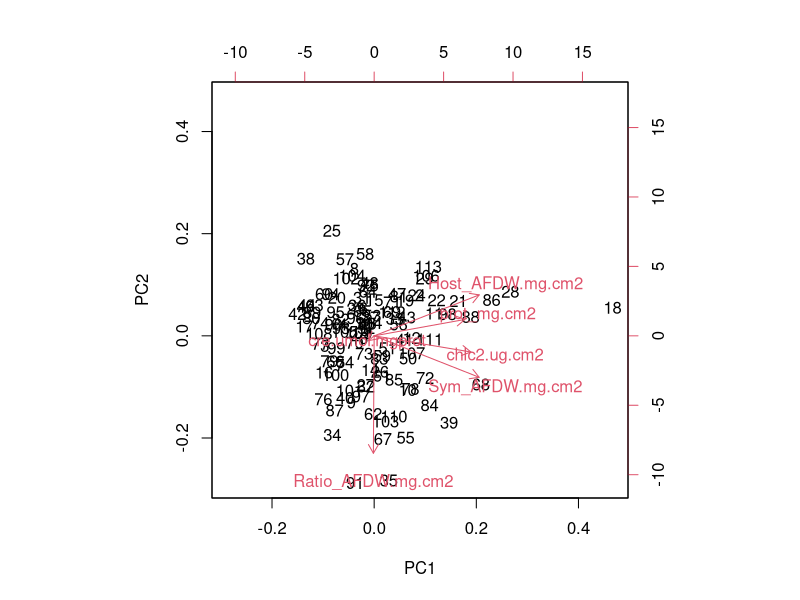
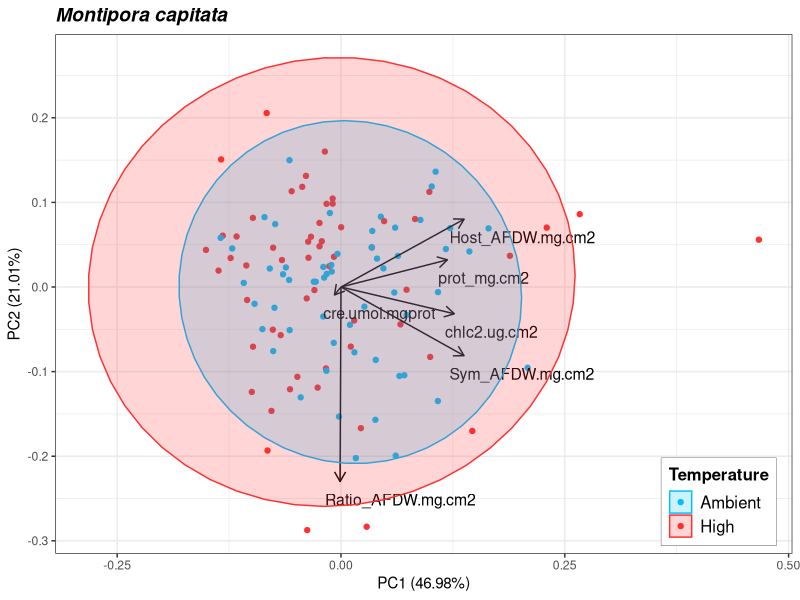
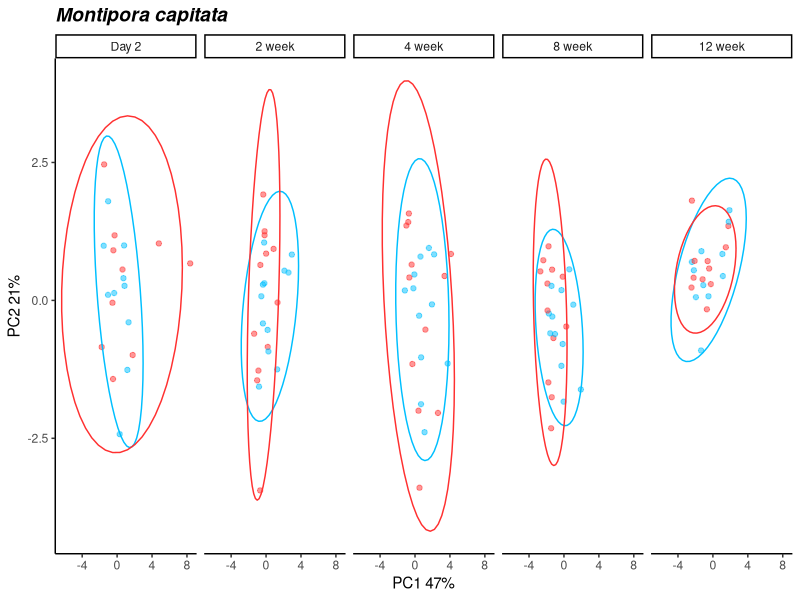
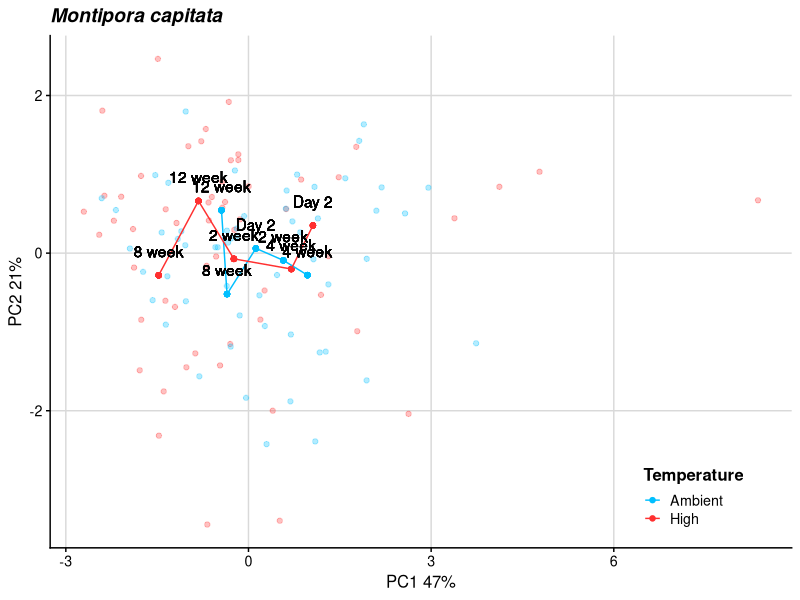
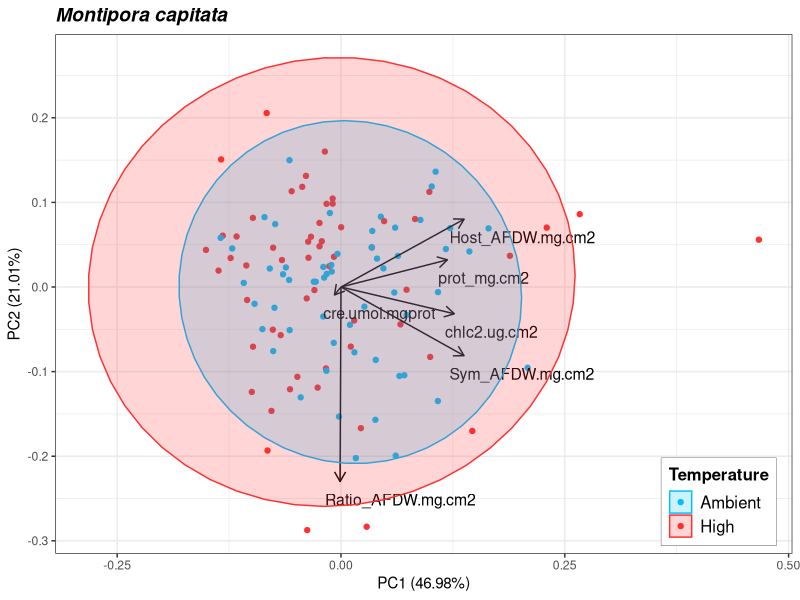
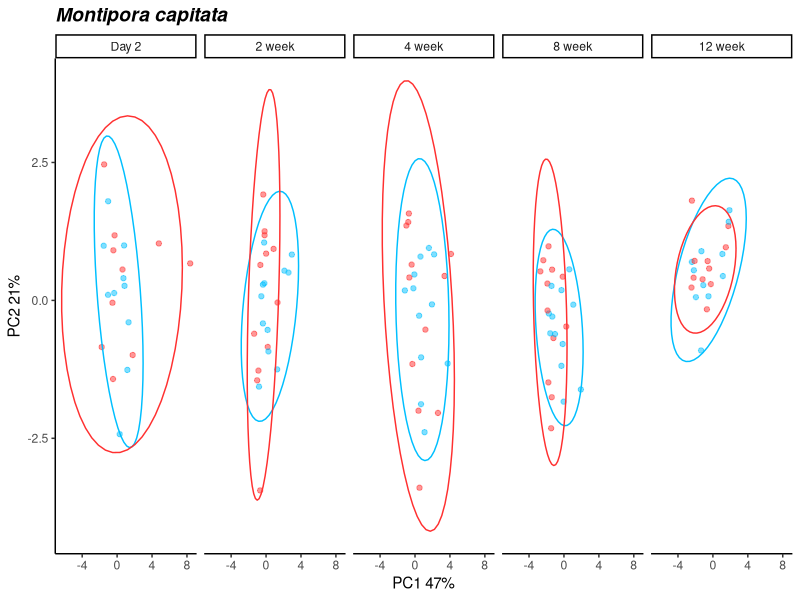

Reproduce these figures in R, in order. (Note: this script raises an error after producing the figures.)
# set working directory and load necessary packages
library(vegan)
library(tidyverse)
library(reshape2)
#library(ggbiplot)
library(broom)  # devtools::install_github("tidymodels/broom")
library(cowplot)
library(ggpubr)
library(ggfortify)
library(ggrepel)
library(gridExtra)

# set seed
set.seed(54321)

# import data
data <- read.csv("Output/results_physiology.csv") %>% #read in file
  select(-Pnet_umol.cm2.hr, -Rdark_umol.cm2.hr, -Pgross_umol.cm2.hr, -chla.ug.cm2) %>% na.omit() %>%
  filter(Timepoint=="Day 2"| Timepoint== "2 week"| Timepoint== "4 week" | Timepoint== "8 week" | Timepoint== "12 week")
data$Timepoint <- factor(data$Timepoint, levels = c("Day 2", "2 week", "4 week", "8 week", "12 week"))

cols <- c("lightblue", "red")

unique(data$Phase) # checking that all three phases are present

M.data <- data %>% filter(Species=="Mcapitata") %>% select(c(10:15))
P.data <- data %>% filter(Species=="Pacuta") %>% select(c(10:15))

#Identify Factors 
Mcap.info <- data %>% filter(Species=="Mcapitata") %>% select(c(1:9,16))
Pact.info <-  data %>% filter(Species=="Pacuta") %>% select(c(1:9,16))

#Scale and center datasets
Mcap.data.scaled <- scale(M.data, center = T, scale = T) # scaled variables
Pact.data.scaled <- scale(P.data, center = T, scale = T) # scaled variables

### Mcap
#PCA
Mcap.pca.out <- prcomp(Mcap.data.scaled, center=FALSE, scale=FALSE) #run PCA
M.summary <- summary(Mcap.pca.out); M.summary #view results
biplot(Mcap.pca.out) #plot results

# PERMANOVA
Mcap.mod <- adonis2(Mcap.data.scaled ~ Temperature * CO2 * Timepoint, data = Mcap.info, method = "euclidian"); Mcap.mod # PERMANOVA


## Biplot 
Mcap.biplot <- autoplot(Mcap.pca.out, data = Mcap.info, colour = 'Temperature', 
                       loadings = TRUE, loadings.colour = 'black', frame=TRUE, frame.type = 'norm',
                       loadings.label = TRUE, loadings.label.size = 4, loadings.label.colour = 'black', repel=TRUE,
                       loadings.label.vjust=2, loadings.label.hjust=0.1) +
  scale_color_manual(values = c("deepskyblue", "firebrick1"), aesthetics = c("colour", "fill")) +
  theme_bw() + ggtitle("Montipora capitata") + 
  theme(plot.title = element_text(face = 'bold.italic', size = 14, hjust = 0)) + 
  theme(legend.title = element_text(size=12, face="bold")) + 
  theme(legend.text = element_text(size=12)) +
  theme(legend.position = c(0.9, 0.1)) + 
  theme(legend.background = element_rect(size=0.1, linetype="solid", colour ="black")); Mcap.biplot

ggsave(file="Output/Final_Figures/CSP-PCA-Mcap.png", Mcap.biplot, width = 6, height = 5, units = c("in"))

# Mcap.pca.out %>%
#   augment(M.data) %>% # add original dataset back in
#   ggplot(aes(.fittedPC1, .fittedPC2, color = Temperature)) + 
#   geom_point(size = 1.5) +
#   theme_half_open(12) + background_grid()+
#   stat_ellipse() +
#   facet_grid(cols=vars(Phase))+
#   xlab("PC1 48%") + ylab("PC2 18%")

Mcapitata.plot <- Mcap.pca.out %>%
  augment(Mcap.info) %>% # add original dataset back in
  ggplot(aes(.fittedPC1, .fittedPC2, color = Temperature)) + 
  geom_point(size = 1.5, alpha=0.5) +
  theme_half_open(12) + background_grid()+
  stat_ellipse() +
  theme_classic() +
  ggtitle("Montipora capitata") + 
  facet_grid(cols=vars(Timepoint)) +
  theme(plot.title = element_text(face = 'bold.italic', size = 14, hjust = 0)) +
  theme(legend.title = element_text(size=12, face="bold"), legend.position = "none") +
  scale_color_manual(values = c("deepskyblue", "firebrick1"), aesthetics = c("colour")) +
  xlab("PC1 47%") + ylab("PC2 21%"); Mcapitata.plot 

ggsave(file="Output/Final_Figures/CSP-5TP-Mcap.png", Mcapitata.plot, width = 6, height = 5, units = c("in"))

Mcapitata.all <- Mcap.pca.out %>%
  augment(Mcap.info) %>% # add original dataset back in
  group_by(Timepoint, Temperature) %>%
  mutate(PC1.mean = mean(.fittedPC1),
         PC2.mean = mean(.fittedPC2))

Mcapitata.all.fig <- ggplot(Mcapitata.all, aes(.fittedPC1, .fittedPC2, color = Temperature)) + 
  geom_point(size = 1.5, alpha=0.3) +
  geom_point(aes(x=PC1.mean, y=PC2.mean)) +
  geom_line(aes(x=PC1.mean, y=PC2.mean)) +
  geom_text(aes(PC1.mean, PC2.mean, label=Timepoint), vjust=-1.5, color="black") +
  theme_half_open(12) + background_grid() +
  ggtitle("Montipora capitata") + 
  theme(legend.position = c(0.8, 0.1)) +
  theme(plot.title = element_text(face = 'bold.italic', size = 14, hjust = 0)) +
  theme(legend.title = element_text(size=12, face="bold")) +
  scale_color_manual(values = c("deepskyblue", "firebrick1"), aesthetics = c("colour")) +
  xlab("PC1 47%") + ylab("PC2 21%"); Mcapitata.all.fig 

ggsave(file="Output/Final_Figures/CSP-all-Mcap.png", Mcapitata.plot.all, width = 6, height = 5, units = c("in"))

### Pact
#PCA
Pact.pca.out <- prcomp(Pact.data.scaled, center=FALSE, scale=FALSE) #run PCA
P.summary <- summary(Pact.pca.out); P.summary #view results
biplot(Pact.pca.out) #plot results

# PERMANOVA
Pact.mod <- adonis2(Pact.data.scaled ~ Temperature * CO2 * Timepoint, data = Pact.info, method = "euclidian"); Pact.mod # PERMANOVA

## Biplot 
Pacuta.biplot <- autoplot(Pact.pca.out, data = Pact.info, colour = 'Temperature', 
                        loadings = TRUE, loadings.colour = 'black', frame=TRUE, frame.type = 'norm',
                        loadings.label = TRUE, loadings.label.size = 4, loadings.label.colour = 'black', repel=TRUE,
                        loadings.label.vjust = 2) +
  scale_color_manual(values = c("deepskyblue", "firebrick1"), aesthetics = c("colour", "fill")) +
  theme_bw() + ggtitle("Pocillopora acuta") + 
  theme(plot.title = element_text(face = 'bold.italic', size = 14, hjust = 0)) + 
  theme(legend.title = element_text(size=12, face="bold")) + 
  theme(legend.text = element_text(size=12)) +
  theme(legend.position = c(0.9, 0.1)) + 
  theme(legend.background = element_rect(size=0.1, linetype="solid", colour ="black")); Pacuta.biplot

ggsave(file="Output/Final_Figures/CSP-PCA-Pacuta.png", Pacuta.biplot, width = 6, height = 5, units = c("in"))

Biplots <- arrangeGrob(Mcap.biplot, Pacuta.biplot, ncol = 2)
ggsave(file="Output/Final_Figures/CSP-PCAs.png", Biplots, width = 12, height = 5, units = c("in"))

# Pact.pca.out %>%
#   augment(P.data) %>% # add original dataset back in
#   ggplot(aes(.fittedPC1, .fittedPC2, color = Temperature)) + 
#   geom_point(size = 1.5) +
#   theme_half_open(12) + background_grid()+
#   stat_ellipse() +
#   facet_grid(cols=vars(Phase))+
#   xlab("PC1 45%") + ylab("PC2 21%")

Pacuta.plot <- Pact.pca.out %>%
  augment(Pact.info) %>% # add original dataset back in
  ggplot(aes(.fittedPC1, .fittedPC2, color = Temperature)) + 
  geom_point(size = 1.5, alpha=0.5) +
  theme_half_open(12) + background_grid()+
  stat_ellipse() +
  theme_classic() +
  ggtitle("Pocillopora acuta") + 
  facet_grid(cols=vars(Timepoint)) +
  theme(legend.position = c(0.9, 0.1)) +
  theme(plot.title = element_text(face = 'bold.italic', size = 14, hjust = 0)) +
  theme(legend.title = element_text(size=12, face="bold")) +
  scale_color_manual(values = c("deepskyblue", "firebrick1"), aesthetics = c("colour")) +
  xlab("PC1 44%") + ylab("PC2 24%"); Pacuta.plot 

ggsave(file="Output/Final_Figures/CSP-5TP-Pact.png", Pacuta.plot, width = 6, height = 5, units = c("in"))

Five.TP <- arrangeGrob(Mcapitata.plot, Pacuta.plot, ncol=2)
ggsave(file="Output/Final_Figures/CSP-5TP.png", Five.TP, width = 12, height = 6, units = c("in"))


Pact.all <- Pact.pca.out %>%
  augment(Pact.info) %>% # add original dataset back in
  group_by(Timepoint, Temperature) %>%
  mutate(PC1.mean = mean(.fittedPC1),
         PC2.mean = mean(.fittedPC2))
  
Pact.all.fig <- ggplot(Pact.all, aes(.fittedPC1, .fittedPC2, color = Temperature)) + 
  geom_point(size = 1.5, alpha=0.3) +
  geom_point(aes(x=PC1.mean, y=PC2.mean)) +
  geom_line(aes(x=PC1.mean, y=PC2.mean)) +
  geom_text(aes(PC1.mean, PC2.mean, label=Timepoint), vjust=-1.5, color="black") +
  theme_half_open(12) + background_grid() +
  ggtitle("Pocillopora acuta") + 
  theme(legend.position = c(0.8, 0.1)) +
  theme(plot.title = element_text(face = 'bold.italic', size = 14, hjust = 0)) +
  theme(legend.title = element_text(size=12, face="bold")) +
  scale_color_manual(values = c("deepskyblue", "firebrick1"), aesthetics = c("colour")) +
  xlab("PC1 44%") + ylab("PC2 24%"); Pact.all.fig 

ggsave(file="Output/Final_Figures/CSP-all-Pact.png", Pact.all.fig, width = 6, height = 5, units = c("in"))

All <- arrangeGrob(Mcapitata.all.fig, Pact.all.fig, ncol=2)
ggsave(file="Output/Final_Figures/CSP-all.png", All, width = 12, height = 6, units = c("in"))


multi.page <- ggarrange(Mcapitata.plot, Pacuta.plot, Mcapitata.plot.all, Pacuta.plot.all,
                        nrow = 2, ncol = 2)

ggexport(multi.page, filename = "Output/multi.page.ggplot2.pdf")


## 4 panel figure 
## Timeseries, general PCA, bleaching score, survfit plot 


four <- arrangeGrob(Biplots, ncol=1)
ggsave(file="Output/Final_Figures/CSP-4panel.png", four, width = 12, height = 5, units = c("in"))
